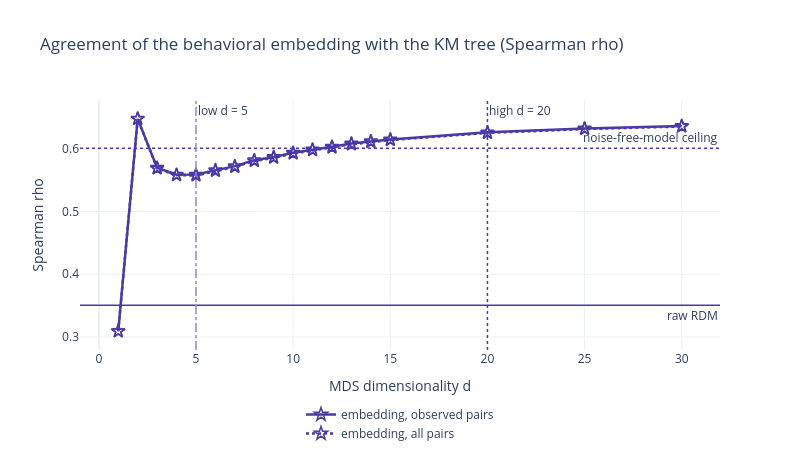
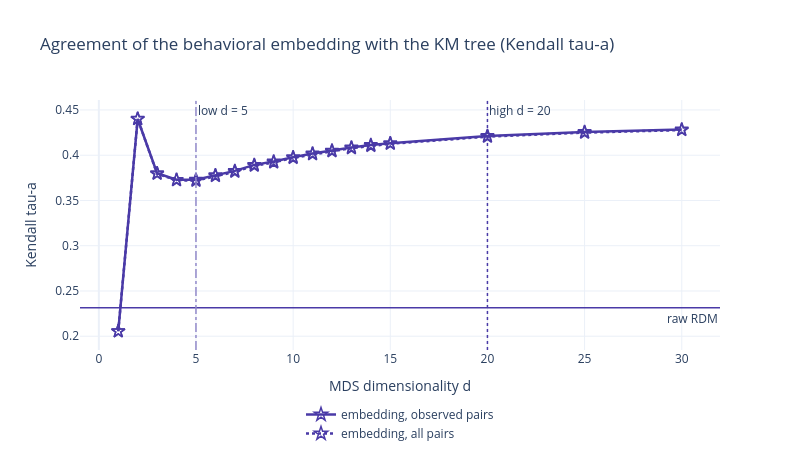

The notebook cell saved with these charts, in order:
### Markdown cell above
## 4. Does embedding move behavior toward the tree?

Now, and only now, the tree: agreement of every embedding with `sem_km`, against the raw RDM's agreement and the ceiling from section 3. Two pair sets: the pairs the raw RDM observed (a like-for-like comparison with the raw RDM) and all pairs (including the 13% the embeddings fill in). This is descriptive: both dimensionalities were fixed above without it.

The ceiling is a bound for the *raw* RDM only. An embedding is a smoothed model of the ratings, not a noisy measurement of them, so its noise is not the raw RDM's and the bound does not apply to it.

### Code cell
km_by_d = md.km_agreement_by_dim(FITS, BEHAV, KM)
md.fig_km_by_dim(km_by_d, CHOSEN, ceiling=CEILING, stat="spearman").show()
md.fig_km_by_dim(km_by_d, CHOSEN, ceiling=None, stat="kendall_a").show()
print(km_by_d.pivot(index="ndim", columns="pairs", values=["kendall_a", "spearman"]).round(4).to_string())

### Figure 1 — Plotly figure (JSON) as saved in the notebook; plotly's stock layout.template omitted (floating-point values rounded to 4 significant figures)
{"data": [{"legendgroup": "behav", "line": {"color": "#4a3aa7", "dash": "solid", "width": 2.5}, "marker": {"color": "#4a3aa7", "line": {"color": "#4a3aa7", "width": 1.5}, "size": 10, "symbol": "star-open"}, "mode": "lines+markers", "name": "embedding, observed pairs", "type": "scatter", "x": [1, 2, 3, 4, 5, 6, 7, 8, 9, 10, 11, 12, 13, 14, 15, 20, 25, 30], "y": [0.3092, 0.648, 0.5699, 0.5587, 0.5591, 0.5662, 0.5725, 0.582, 0.5872, 0.5938, 0.5992, 0.6035, 0.6086, 0.6122, 0.6151, 0.6265, 0.6326, 0.6366]}, {"legendgroup": "behav", "line": {"color": "#4a3aa7", "dash": "dot", "width": 2.5}, "marker": {"color": "#4a3aa7", "line": {"color": "#4a3aa7", "width": 1.5}, "size": 10, "symbol": "star-open"}, "mode": "lines+markers", "name": "embedding, all pairs", "type": "scatter", "x": [1, 2, 3, 4, 5, 6, 7, 8, 9, 10, 11, 12, 13, 14, 15, 20, 25, 30], "y": [0.3091, 0.6481, 0.5688, 0.5581, 0.5575, 0.5649, 0.5711, 0.5807, 0.5858, 0.5926, 0.598, 0.6024, 0.6073, 0.6109, 0.6141, 0.6254, 0.6316, 0.6357]}], "layout": {"annotations": [{"showarrow": false, "text": "raw RDM", "x": 1, "xanchor": "right", "xref": "x domain", "y": 0.3505, "yanchor": "top", "yref": "y"}, {"showarrow": false, "text": "noise-free-model ceiling", "x": 1, "xanchor": "right", "xref": "x domain", "y": 0.6009, "yanchor": "bottom", "yref": "y"}, {"showarrow": false, "text": "low d = 5", "x": 5, "xanchor": "left", "xref": "x", "y": 1, "yanchor": "top", "yref": "y domain"}, {"showarrow": false, "text": "high d = 20", "x": 20, "xanchor": "left", "xref": "x", "y": 1, "yanchor": "top", "yref": "y domain"}], "height": 460, "legend": {"orientation": "h", "x": 0.5, "xanchor": "center", "y": -0.2}, "shapes": [{"line": {"color": "#4a3aa7", "width": 1.5}, "type": "line", "x0": 0, "x1": 1, "xref": "x domain", "y0": 0.3505, "y1": 0.3505, "yref": "y"}, {"line": {"color": "#4a3aa7", "dash": "dot", "width": 1.5}, "type": "line", "x0": 0, "x1": 1, "xref": "x domain", "y0": 0.6009, "y1": 0.6009, "yref": "y"}, {"line": {"color": "#9289ca", "dash": "dashdot", "width": 1.5}, "type": "line", "x0": 5, "x1": 5, "xref": "x", "y0": 0, "y1": 1, "yref": "y domain"}, {"line": {"color": "#4a3aa7", "dash": "dot", "width": 1.5}, "type": "line", "x0": 20, "x1": 20, "xref": "x", "y0": 0, "y1": 1, "yref": "y domain"}], "title": {"text": "Agreement of the behavioral embedding with the KM tree (Spearman rho)"}, "width": 800, "xaxis": {"title": {"text": "MDS dimensionality d"}}, "yaxis": {"title": {"text": "Spearman rho"}}}}

### Figure 2 — Plotly figure (JSON) as saved in the notebook; plotly's stock layout.template omitted (floating-point values rounded to 4 significant figures)
{"data": [{"legendgroup": "behav", "line": {"color": "#4a3aa7", "dash": "solid", "width": 2.5}, "marker": {"color": "#4a3aa7", "line": {"color": "#4a3aa7", "width": 1.5}, "size": 10, "symbol": "star-open"}, "mode": "lines+markers", "name": "embedding, observed pairs", "type": "scatter", "x": [1, 2, 3, 4, 5, 6, 7, 8, 9, 10, 11, 12, 13, 14, 15, 20, 25, 30], "y": [0.2055, 0.44, 0.3801, 0.3728, 0.3729, 0.378, 0.3827, 0.3893, 0.3931, 0.3978, 0.4019, 0.4052, 0.4086, 0.4113, 0.4133, 0.4213, 0.4257, 0.4284]}, {"legendgroup": "behav", "line": {"color": "#4a3aa7", "dash": "dot", "width": 2.5}, "marker": {"color": "#4a3aa7", "line": {"color": "#4a3aa7", "width": 1.5}, "size": 10, "symbol": "star-open"}, "mode": "lines+markers", "name": "embedding, all pairs", "type": "scatter", "x": [1, 2, 3, 4, 5, 6, 7, 8, 9, 10, 11, 12, 13, 14, 15, 20, 25, 30], "y": [0.2056, 0.4403, 0.3795, 0.3725, 0.3718, 0.3771, 0.3817, 0.3884, 0.3921, 0.397, 0.4011, 0.4043, 0.4077, 0.4103, 0.4126, 0.4205, 0.4249, 0.4278]}], "layout": {"annotations": [{"showarrow": false, "text": "raw RDM", "x": 1, "xanchor": "right", "xref": "x domain", "y": 0.2314, "yanchor": "top", "yref": "y"}, {"showarrow": false, "text": "low d = 5", "x": 5, "xanchor": "left", "xref": "x", "y": 1, "yanchor": "top", "yref": "y domain"}, {"showarrow": false, "text": "high d = 20", "x": 20, "xanchor": "left", "xref": "x", "y": 1, "yanchor": "top", "yref": "y domain"}], "height": 460, "legend": {"orientation": "h", "x": 0.5, "xanchor": "center", "y": -0.2}, "shapes": [{"line": {"color": "#4a3aa7", "width": 1.5}, "type": "line", "x0": 0, "x1": 1, "xref": "x domain", "y0": 0.2314, "y1": 0.2314, "yref": "y"}, {"line": {"color": "#9289ca", "dash": "dashdot", "width": 1.5}, "type": "line", "x0": 5, "x1": 5, "xref": "x", "y0": 0, "y1": 1, "yref": "y domain"}, {"line": {"color": "#4a3aa7", "dash": "dot", "width": 1.5}, "type": "line", "x0": 20, "x1": 20, "xref": "x", "y0": 0, "y1": 1, "yref": "y domain"}], "title": {"text": "Agreement of the behavioral embedding with the KM tree (Kendall tau-a)"}, "width": 800, "xaxis": {"title": {"text": "MDS dimensionality d"}}, "yaxis": {"title": {"text": "Kendall tau-a"}}}}
